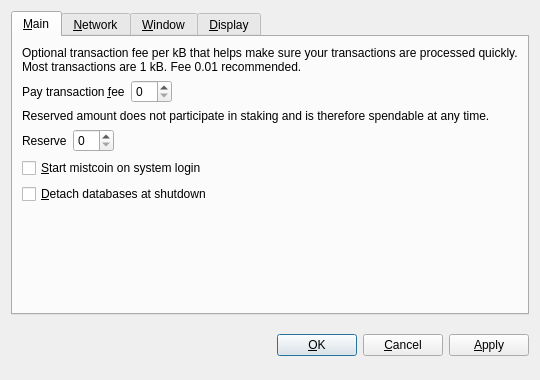
<?xml version="1.0" encoding="UTF-8"?>
<ui version="4.0">
 <class>OptionsDialog</class>
 <widget class="QDialog" name="OptionsDialog">
  <property name="geometry">
   <rect>
    <x>0</x>
    <y>0</y>
    <width>540</width>
    <height>380</height>
   </rect>
  </property>
  <property name="windowTitle">
   <string>Options</string>
  </property>
  <property name="modal">
   <bool>true</bool>
  </property>
  <layout class="QVBoxLayout" name="verticalLayout">
   <item>
    <widget class="QTabWidget" name="tabWidget">
     <property name="tabPosition">
      <enum>QTabWidget::North</enum>
     </property>
     <property name="currentIndex">
      <number>0</number>
     </property>
     <widget class="QWidget" name="tabMain">
      <attribute name="title">
       <string>&amp;Main</string>
      </attribute>
      <layout class="QVBoxLayout" name="verticalLayout_Main">
       <item>
        <widget class="QLabel" name="transactionFeeInfoLabel">
         <property name="text">
          <string>Optional transaction fee per kB that helps make sure your transactions are processed quickly. Most transactions are 1 kB. Fee 0.01 recommended.</string>
         </property>
         <property name="textFormat">
          <enum>Qt::PlainText</enum>
         </property>
         <property name="wordWrap">
          <bool>true</bool>
         </property>
        </widget>
       </item>
       <item>
        <layout class="QHBoxLayout" name="horizontalLayoutFee">
         <item>
          <widget class="QLabel" name="transactionFeeLabel">
           <property name="text">
            <string>Pay transaction &amp;fee</string>
           </property>
           <property name="textFormat">
            <enum>Qt::PlainText</enum>
           </property>
           <property name="buddy">
            <cstring>transactionFee</cstring>
           </property>
          </widget>
         </item>
         <item>
          <widget class="mistcoinAmountField" name="transactionFee"/>
         </item>
         <item>
          <spacer name="horizontalSpacerFee">
           <property name="orientation">
            <enum>Qt::Horizontal</enum>
           </property>
           <property name="sizeHint" stdset="0">
            <size>
             <width>40</width>
             <height>20</height>
            </size>
           </property>
          </spacer>
         </item>
        </layout>
       </item>
       <item>
        <widget class="QLabel" name="reserveBalanceInfoLabel">
         <property name="text">
          <string>Reserved amount does not participate in staking and is therefore spendable at any time.</string>
         </property>
         <property name="textFormat">
          <enum>Qt::PlainText</enum>
         </property>
         <property name="wordWrap">
          <bool>true</bool>
         </property>
        </widget>
       </item>
       <item>
        <layout class="QHBoxLayout" name="horizontalLayoutReserveBalance">
         <item>
          <widget class="QLabel" name="reserveBalanceLabel">
           <property name="text">
            <string>Reserve</string>
           </property>
           <property name="textFormat">
            <enum>Qt::PlainText</enum>
           </property>
           <property name="buddy">
            <cstring>reserveBalance</cstring>
           </property>
          </widget>
         </item>
         <item>
          <widget class="mistcoinAmountField" name="reserveBalance"/>
         </item>
         <item>
          <spacer name="horizontalSpacerReserveBalance">
           <property name="orientation">
            <enum>Qt::Horizontal</enum>
           </property>
           <property name="sizeHint" stdset="0">
            <size>
             <width>40</width>
             <height>20</height>
            </size>
           </property>
          </spacer>
         </item>
        </layout>
       </item>
       <item>
        <widget class="QCheckBox" name="mistcoinAtStartup">
         <property name="toolTip">
          <string>Automatically start mistcoin after logging in to the system.</string>
         </property>
         <property name="text">
          <string>&amp;Start mistcoin on system login</string>
         </property>
        </widget>
       </item>
       <item>
        <widget class="QCheckBox" name="detachDatabases">
         <property name="toolTip">
          <string>Detach block and address databases at shutdown. This means they can be moved to another data directory, but it slows down shutdown. The wallet is always detached.</string>
         </property>
         <property name="text">
          <string>&amp;Detach databases at shutdown</string>
         </property>
        </widget>
       </item>
       <item>
        <spacer name="verticalSpacer_Main">
         <property name="orientation">
          <enum>Qt::Vertical</enum>
         </property>
         <property name="sizeHint" stdset="0">
          <size>
           <width>20</width>
           <height>40</height>
          </size>
         </property>
        </spacer>
       </item>
      </layout>
     </widget>
     <widget class="QWidget" name="tabNetwork">
      <attribute name="title">
       <string>&amp;Network</string>
      </attribute>
      <layout class="QVBoxLayout" name="verticalLayout_Network">
       <item>
        <widget class="QCheckBox" name="mapPortUpnp">
         <property name="toolTip">
          <string>Automatically open the mistcoin client port on the router. This only works when your router supports UPnP and it is enabled.</string>
         </property>
         <property name="text">
          <string>Map port using &amp;UPnP</string>
         </property>
        </widget>
       </item>
       <item>
        <widget class="QCheckBox" name="connectSocks">
         <property name="toolTip">
          <string>Connect to the mistcoin network through a SOCKS proxy (e.g. when connecting through Tor).</string>
         </property>
         <property name="text">
          <string>&amp;Connect through SOCKS proxy:</string>
         </property>
        </widget>
       </item>
       <item>
        <layout class="QHBoxLayout" name="horizontalLayout_Network">
         <item>
          <widget class="QLabel" name="proxyIpLabel">
           <property name="text">
            <string>Proxy &amp;IP:</string>
           </property>
           <property name="textFormat">
            <enum>Qt::PlainText</enum>
           </property>
           <property name="buddy">
            <cstring>proxyIp</cstring>
           </property>
          </widget>
         </item>
         <item>
          <widget class="QValidatedLineEdit" name="proxyIp">
           <property name="maximumSize">
            <size>
             <width>140</width>
             <height>16777215</height>
            </size>
           </property>
           <property name="toolTip">
            <string>IP address of the proxy (e.g. 127.0.0.1)</string>
           </property>
          </widget>
         </item>
         <item>
          <widget class="QLabel" name="proxyPortLabel">
           <property name="text">
            <string>&amp;Port:</string>
           </property>
           <property name="textFormat">
            <enum>Qt::PlainText</enum>
           </property>
           <property name="buddy">
            <cstring>proxyPort</cstring>
           </property>
          </widget>
         </item>
         <item>
          <widget class="QLineEdit" name="proxyPort">
           <property name="maximumSize">
            <size>
             <width>55</width>
             <height>16777215</height>
            </size>
           </property>
           <property name="toolTip">
            <string>Port of the proxy (e.g. 9050)</string>
           </property>
          </widget>
         </item>
         <item>
          <widget class="QLabel" name="socksVersionLabel">
           <property name="text">
            <string>SOCKS &amp;Version:</string>
           </property>
           <property name="textFormat">
            <enum>Qt::PlainText</enum>
           </property>
           <property name="buddy">
            <cstring>socksVersion</cstring>
           </property>
          </widget>
         </item>
         <item>
          <widget class="QValueComboBox" name="socksVersion">
           <property name="toolTip">
            <string>SOCKS version of the proxy (e.g. 5)</string>
           </property>
          </widget>
         </item>
         <item>
          <spacer name="horizontalSpacer_Network">
           <property name="orientation">
            <enum>Qt::Horizontal</enum>
           </property>
           <property name="sizeHint" stdset="0">
            <size>
             <width>40</width>
             <height>20</height>
            </size>
           </property>
          </spacer>
         </item>
        </layout>
       </item>
       <item>
        <spacer name="verticalSpacer_Network">
         <property name="orientation">
          <enum>Qt::Vertical</enum>
         </property>
         <property name="sizeHint" stdset="0">
          <size>
           <width>20</width>
           <height>40</height>
          </size>
         </property>
        </spacer>
       </item>
      </layout>
     </widget>
     <widget class="QWidget" name="tabWindow">
      <attribute name="title">
       <string>&amp;Window</string>
      </attribute>
      <layout class="QVBoxLayout" name="verticalLayout_Window">
       <item>
        <widget class="QCheckBox" name="minimizeToTray">
         <property name="toolTip">
          <string>Show only a tray icon after minimizing the window.</string>
         </property>
         <property name="text">
          <string>&amp;Minimize to the tray instead of the taskbar</string>
         </property>
        </widget>
       </item>
       <item>
        <widget class="QCheckBox" name="minimizeOnClose">
         <property name="toolTip">
          <string>Minimize instead of exit the application when the window is closed. When this option is enabled, the application will be closed only after selecting Quit in the menu.</string>
         </property>
         <property name="text">
          <string>M&amp;inimize on close</string>
         </property>
        </widget>
       </item>
       <item>
        <spacer name="verticalSpacer_Window">
         <property name="orientation">
          <enum>Qt::Vertical</enum>
         </property>
         <property name="sizeHint" stdset="0">
          <size>
           <width>20</width>
           <height>40</height>
          </size>
         </property>
        </spacer>
       </item>
      </layout>
     </widget>
     <widget class="QWidget" name="tabDisplay">
      <attribute name="title">
       <string>&amp;Display</string>
      </attribute>
      <layout class="QVBoxLayout" name="verticalLayout_Display">
       <item>
        <layout class="QHBoxLayout" name="horizontalLayout_1_Display">
         <item>
          <widget class="QLabel" name="langLabel">
           <property name="text">
            <string>User Interface &amp;language:</string>
           </property>
           <property name="textFormat">
            <enum>Qt::PlainText</enum>
           </property>
           <property name="buddy">
            <cstring>lang</cstring>
           </property>
          </widget>
         </item>
         <item>
          <widget class="QValueComboBox" name="lang">
           <property name="toolTip">
            <string>The user interface language can be set here. This setting will take effect after restarting mistcoin.</string>
           </property>
          </widget>
         </item>
        </layout>
       </item>
       <item>
        <layout class="QHBoxLayout" name="horizontalLayout_2_Display">
         <item>
          <widget class="QLabel" name="unitLabel">
           <property name="text">
            <string>&amp;Unit to show amounts in:</string>
           </property>
           <property name="textFormat">
            <enum>Qt::PlainText</enum>
           </property>
           <property name="buddy">
            <cstring>unit</cstring>
           </property>
          </widget>
         </item>
         <item>
          <widget class="QValueComboBox" name="unit">
           <property name="toolTip">
            <string>Choose the default subdivision unit to show in the interface and when sending coins.</string>
           </property>
          </widget>
         </item>
        </layout>
       </item>
       <item>
        <widget class="QCheckBox" name="displayAddresses">
         <property name="toolTip">
          <string>Whether to show mistcoin addresses in the transaction list or not.</string>
         </property>
         <property name="text">
          <string>&amp;Display addresses in transaction list</string>
         </property>
        </widget>
       </item>
       <item>
        <widget class="QCheckBox" name="coinControlFeatures">
         <property name="toolTip">
          <string>Whether to show coin control features or not.</string>
         </property>
         <property name="text">
          <string>Display coin &amp;control features (experts only!)</string>
         </property>
        </widget>
       </item>
       <item>
        <spacer name="verticalSpacer_Display">
         <property name="orientation">
          <enum>Qt::Vertical</enum>
         </property>
         <property name="sizeHint" stdset="0">
          <size>
           <width>20</width>
           <height>40</height>
          </size>
         </property>
        </spacer>
       </item>
      </layout>
     </widget>
    </widget>
   </item>
   <item>
    <layout class="QHBoxLayout" name="horizontalLayout_Buttons">
     <item>
      <spacer name="horizontalSpacer_1">
       <property name="orientation">
        <enum>Qt::Horizontal</enum>
       </property>
       <property name="sizeHint" stdset="0">
        <size>
         <width>40</width>
         <height>48</height>
        </size>
       </property>
      </spacer>
     </item>
     <item>
      <widget class="QLabel" name="statusLabel">
       <property name="font">
        <font>
         <weight>75</weight>
         <bold>true</bold>
        </font>
       </property>
       <property name="text">
        <string/>
       </property>
       <property name="textFormat">
        <enum>Qt::PlainText</enum>
       </property>
       <property name="wordWrap">
        <bool>true</bool>
       </property>
      </widget>
     </item>
     <item>
      <spacer name="horizontalSpacer_2">
       <property name="orientation">
        <enum>Qt::Horizontal</enum>
       </property>
       <property name="sizeHint" stdset="0">
        <size>
         <width>40</width>
         <height>48</height>
        </size>
       </property>
      </spacer>
     </item>
     <item>
      <widget class="QPushButton" name="okButton">
       <property name="text">
        <string>&amp;OK</string>
       </property>
      </widget>
     </item>
     <item>
      <widget class="QPushButton" name="cancelButton">
       <property name="text">
        <string>&amp;Cancel</string>
       </property>
       <property name="autoDefault">
        <bool>false</bool>
       </property>
      </widget>
     </item>
     <item>
      <widget class="QPushButton" name="applyButton">
       <property name="text">
        <string>&amp;Apply</string>
       </property>
       <property name="autoDefault">
        <bool>false</bool>
       </property>
      </widget>
     </item>
    </layout>
   </item>
  </layout>
 </widget>
 <customwidgets>
  <customwidget>
   <class>mistcoinAmountField</class>
   <extends>QSpinBox</extends>
   <header>mistcoinamountfield.h</header>
  </customwidget>
  <customwidget>
   <class>QValueComboBox</class>
   <extends>QComboBox</extends>
   <header>qvaluecombobox.h</header>
  </customwidget>
  <customwidget>
   <class>QValidatedLineEdit</class>
   <extends>QLineEdit</extends>
   <header>qvalidatedlineedit.h</header>
  </customwidget>
 </customwidgets>
 <resources/>
 <connections/>
</ui>
